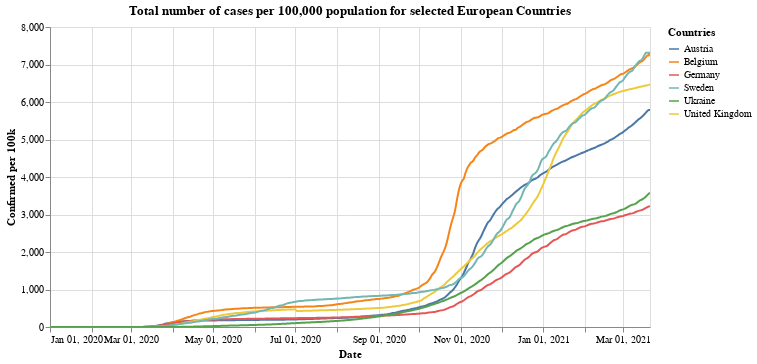

The cell this chart's notebook holds for it:
### Markdown cell above
## Total cases per 100,000

### Code cell
#collapse

leg_selection = alt.selection_multi(fields=['id'], bind='legend')

alt.Chart(x_small).mark_line().encode(
    x=alt.X("yearmonthdate(date):T", axis=alt.Axis(title='Date')),
    y=alt.Y("confirmed_per:Q", axis=alt.Axis(title='Confirmed per 100k')),
    tooltip='id',
    color=alt.Color('id', legend=alt.Legend(title="Countries")),
    opacity=alt.condition(leg_selection, alt.value(1), alt.value(0.2))
).add_selection(leg_selection).properties(title='Total number of cases per 100,000 population for selected European Countries', width=600).interactive()

### Figure 1 — Vega-Lite specification as saved in the notebook (floating-point values rounded to 4 significant figures; data arrays with more than 128 entries replaced by an {"elided": "..."} marker saying what was removed)
{"config": {"view": {"continuousWidth": 400, "continuousHeight": 300}}, "data": {"name": "data-931b29416c6f65530d089738088076c4"}, "mark": "line", "encoding": {"color": {"type": "nominal", "field": "id", "legend": {"title": "Countries"}}, "opacity": {"condition": {"value": 1, "selection": "selector001"}, "value": 0.2}, "tooltip": {"type": "nominal", "field": "id"}, "x": {"type": "temporal", "axis": {"title": "Date"}, "field": "date", "timeUnit": "yearmonthdate"}, "y": {"type": "quantitative", "axis": {"title": "Confirmed per 100k"}, "field": "confirmed_per"}}, "selection": {"selector001": {"type": "multi", "fields": ["id"], "bind": "legend"}, "selector002": {"type": "interval", "bind": "scales", "encodings": ["x", "y"]}}, "title": "Total number of cases per 100,000 population for selected European Countries", "width": 600, "$schema": "https://vega.github.io/schema/vega-lite/v4.8.1.json", "datasets": {"data-931b29416c6f65530d089738088076c4": {"elided": "2676 records"}}}
